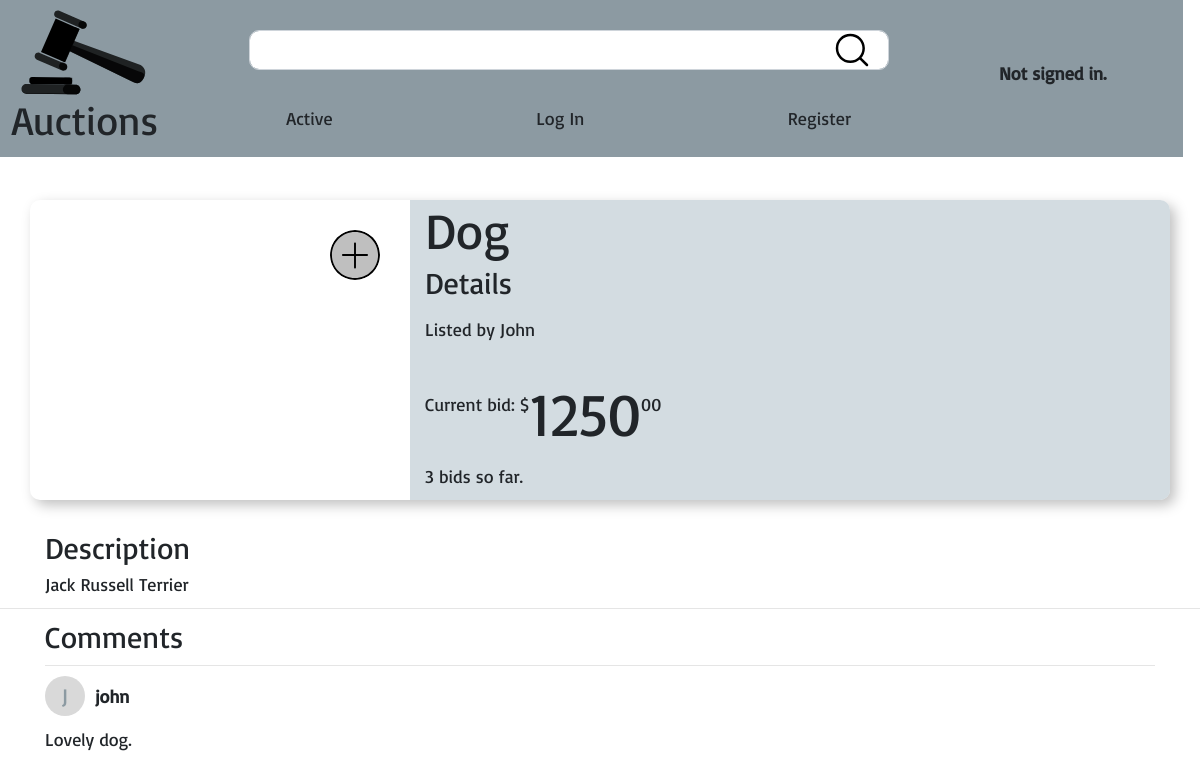
/listings/10, run on the app's committed database.
### auctions/models.py (models this page shows, shortened)
class Listing(models.Model):
    active = models.BooleanField(default=True)
    title = models.CharField(max_length=64)
    description = models.TextField()
    start_bid = models.DecimalField(max_digits=8, decimal_places=2)
    seller = models.ForeignKey(User, on_delete=models.CASCADE, related_name='listings')
    image = models.URLField(null=True, blank=True)
    category_choices = [
        ('Electronics', 'Electronics'),
        ('Fashion', 'Fashion'),
        ('Health', 'Health'),
        ('Hobby', 'Hobby'),
        ('Sports', 'Sports'),
        ('Pets', 'Pets')
    ]
    category = models.CharField(max_length=11, choices=category_choices, null=True, blank=True)
    time_created = models.DateTimeField(auto_now = True)

class User(AbstractUser):
    pass

class Comment(models.Model):
    listing = models.ForeignKey(Listing, on_delete=models.CASCADE, related_name='comments')
    user = models.ForeignKey(User, on_delete=models.CASCADE, related_name='comments')
    comment = models.TextField()
    time_created = models.DateTimeField(auto_now = True)

### auctions/views.py (the view)
# urls.py: path('listings/<int:id>', views.listings, name='listings'),
def listings(request, id):
    if Listing.objects.filter(id=id).exists():
        user = User.objects.filter(username=request.user)
        if user:
            user = user.get()
        listing = get_listing_info(id, user, True)
        return render(request, 'auctions/listing.html', {
                    'listing': listing, 'page': 'listings', 'args': id
                })

### auctions/templates/auctions/listing.html (shortened to what this page needs)
{% extends 'auctions/layout.html' %}
{% block body %}
<section class="container">
    <div id="listing-body" class="row">
        <div class="col-lg-4 p-0">
            <a href="{% url 'add_to_watchlist' id=listing.id page=page args=args %}">
            </a>
        </div>
        <div id="listing-text" class="col-lg-8 d-flex flex-column justify-content-center">
            <h2>{{ listing.title }}</h2>
            <h3>Details</h3>
            <p class="mt-3 mb-0">Listed by
                {% if listing.seller == user.username %}
                you
                {% else %}
                {{ listing.seller }}
            {% endif %}</p>
            <p class="mb-5">
                {% if listing.active %}
                    Current
                {% else %}
                    Winning
                {% endif %}
                bid: $<span class="bid_dollars">{{ listing.bid_dollars }}</span>{{ listing.bid_cents|stringformat:"02d" }}</p>
            <p>{{ listing.num_bids }} bid{% if listing.num_bids != 1 %}s{% endif %}{% if listing.active %}
                    so far{% endif %}.
            </p>
        </div>
    </div>
    <h3 class="mt-5">Description</h3>
            <p>{{ listing.description }}</p>
    </section>
        <hr>
        <section class="container">
        <h3>Comments</h3>
        {% if not listing.comments %}
            <p>No comments yet</p>
        {% else %}
            {% for comment in listing.comments %}
                <hr>
                <div class="d-flex align-items-center">
                <p id="comment-profile" class="mr-3">{{ comment.username.0|upper }}</p>
                <p><strong>{{ comment.username }}</strong></p>
                </div>
                <p>{{ comment.comment }}</p>
            {% endfor %}
        {% endif %}
</section>
{% endblock %}

### auctions/static/auctions/styles.css (style rules this page uses)
:root { --card-background: #C0CED5B3; --nav-backgorund: #8c9aa2; }
html { font-size: 62.5%; }
body { font-family: 'Basic'; font-size: 1.8rem; }
h2 { font-size: 5rem; }
h3 { font-size: 3rem; }
.bid_dollars { position: relative; top: 2.5rem; font-size: 6rem; }
.watchlist-toggle { background-color: #bfbfbf; border-radius: 50%; top: 3rem; right: 3rem; position: absolute; z-index: 9; }
#comment-profile { background-color: #D9D9D9; color: var(--nav-backgorund); border-radius: 50%; font-size: 22px; line-height: 4rem; width: 4rem; height: 4rem; text-align: center; }
#listing-body { border-radius: 1rem; box-shadow: 5px 5px 13px 0px rgba(0, 0, 0, 0.25); overflow: hidden; position: relative; }
#listing-text { background-color: var(--card-background); }
@media only screen and (min-width: 768px) { body { padding: 15rem 0 5rem 0; } }

### data on the page
Listing: title "Dog", description "Jack Russell Terrier"
User: seller "John"
Comment: username.0 "J", username "john", comment "Lovely dog."

### other printed values
{{ listing.bid_dollars }} "1250"
{{ listing.bid_cents|stringformat:"02d" }} "00"
{{ listing.num_bids }} "3"
